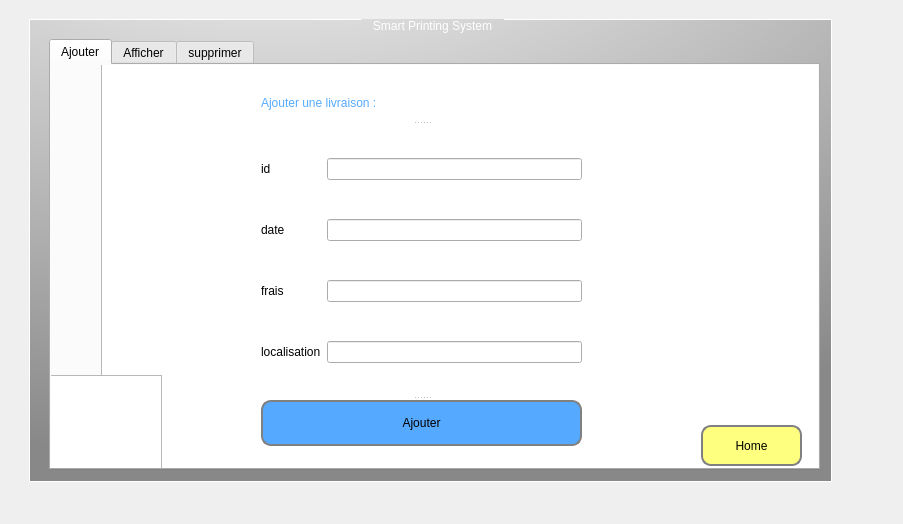
<?xml version="1.0" encoding="UTF-8"?>
<ui version="4.0">
 <class>Livreur</class>
 <widget class="QDialog" name="Livreur">
  <property name="geometry">
   <rect>
    <x>0</x>
    <y>0</y>
    <width>903</width>
    <height>524</height>
   </rect>
  </property>
  <property name="windowTitle">
   <string>Dialog</string>
  </property>
  <widget class="QStackedWidget" name="stackedWidget">
   <property name="geometry">
    <rect>
     <x>20</x>
     <y>10</y>
     <width>821</width>
     <height>481</height>
    </rect>
   </property>
   <property name="styleSheet">
    <string notr="true">
QGroupBox {
 
 background: qradialgradient(cx: 0.3, cy: -0.4, fx: 0.3, fy: -0.4, radius: 1.35, stop: 0 #fff, stop: 1 #888) ;/*background: linear-gradient(rgba(0,0,0,.5), rgba(0,0,0,.5)),url(feuille.jpg); 
    background-position: center;
    background-size: cover;
    display: flex;
    justify-content: center;
    align-items: center;
    font-family: 'Poppins', sans-serif*/
 
 color: rgb(255, 255, 255);
  border: 1px solid #ffffff;

    margin-top: 1ex; /* leave space at the top for the title */
}

QGroupBox::title {
    subcontrol-origin: margin;
    subcontrol-position: top center; /* position at the top center */
    padding: 0 10px;
    background-color: qlineargradient(x1: 0, y1: 0, x2: 0, y2: 1,
                                      stop: 0 #FF0ECE, stop: 1 #FFFFFF);
}


QPushButton {
border: 2px solid gray;
border-radius: 10px;
padding: 0 8px;
background-color:blue
}

 QPushButton:hover:!pressed{ background-color: qlineargradient(x1: 0, y1: 0, x2: 0, y2: 1,
                                      stop: 0 #FF0ECE, stop: 1 #FFFFFF); } 
QPushButton:hover { background-color: qlineargradient(x1: 0, y1: 0, x2: 0, y2: 1,
                                      stop: 0 #FF0ECE, stop: 1 #FFFFFF); }</string>
   </property>
   <property name="currentIndex">
    <number>1</number>
   </property>
   <widget class="QWidget" name="Home">
    <layout class="QHBoxLayout" name="horizontalLayout">
     <item>
      <widget class="QGroupBox" name="groupBox">
       <property name="styleSheet">
        <string notr="true">QGroupBox {
	background-image: url(:/img/img/livreur.png);
 
 background: qradialgradient(cx: 0.3, cy: -0.4, fx: 0.3, fy: -0.4, radius: 1.35, stop: 0 #fff, stop: 1 #888) ;/*background: linear-gradient(rgba(0,0,0,.5), rgba(0,0,0,.5)),url(feuille.jpg); 
    background-position: center;
    background-size: cover;
    display: flex;
    justify-content: center;
    align-items: center;
    font-family: 'Poppins', sans-serif*/
 
 color: rgb(255, 255, 255);
  border: 1px solid #ffffff;

    margin-top: 1ex; /* leave space at the top for the title */
}

QGroupBox::title {
    subcontrol-origin: margin;
    subcontrol-position: top center; /* position at the top center */
    padding: 0 10px;
    background-color: qlineargradient(x1: 0, y1: 0, x2: 0, y2: 1,
                                      stop: 0 #FF0ECE, stop: 1 #FFFFFF);
}
</string>
       </property>
       <property name="title">
        <string>Smart Printing System</string>
       </property>
       <widget class="QLabel" name="label_2">
        <property name="geometry">
         <rect>
          <x>140</x>
          <y>30</y>
          <width>431</width>
          <height>61</height>
         </rect>
        </property>
        <property name="font">
         <font>
          <family>Lucida Console</family>
          <pointsize>13</pointsize>
          <weight>75</weight>
          <bold>true</bold>
         </font>
        </property>
        <property name="text">
         <string>Bienvenue, vous êtes le livreur !!</string>
        </property>
       </widget>
       <widget class="QPushButton" name="livrButton">
        <property name="geometry">
         <rect>
          <x>310</x>
          <y>190</y>
          <width>121</width>
          <height>28</height>
         </rect>
        </property>
        <property name="text">
         <string>Livraisons</string>
        </property>
       </widget>
       <widget class="QPushButton" name="deconnecterButton">
        <property name="geometry">
         <rect>
          <x>610</x>
          <y>370</y>
          <width>121</width>
          <height>28</height>
         </rect>
        </property>
        <property name="styleSheet">
         <string notr="true">QPushButton#evilButton { background-color: red };</string>
        </property>
        <property name="text">
         <string>Déconnecter</string>
        </property>
       </widget>
      </widget>
     </item>
    </layout>
   </widget>
   <widget class="QWidget" name="livraisons">
    <layout class="QHBoxLayout" name="horizontalLayout_4">
     <item>
      <widget class="QGroupBox" name="groupBox_5">
       <property name="title">
        <string>Smart Printing System</string>
       </property>
       <widget class="QTabWidget" name="tabWidget_2">
        <property name="geometry">
         <rect>
          <x>20</x>
          <y>20</y>
          <width>771</width>
          <height>431</height>
         </rect>
        </property>
        <property name="focusPolicy">
         <enum>Qt::StrongFocus</enum>
        </property>
        <property name="styleSheet">
         <string notr="true"/>
        </property>
        <property name="currentIndex">
         <number>0</number>
        </property>
        <widget class="QWidget" name="tab_4">
         <attribute name="title">
          <string>Ajouter</string>
         </attribute>
         <widget class="QPushButton" name="homeButton_4">
          <property name="geometry">
           <rect>
            <x>650</x>
            <y>360</y>
            <width>101</width>
            <height>41</height>
           </rect>
          </property>
          <property name="styleSheet">
           <string notr="true">background-color: rgb(255, 255, 127);
</string>
          </property>
          <property name="text">
           <string>Home</string>
          </property>
         </widget>
         <widget class="QSplitter" name="splitter_3">
          <property name="geometry">
           <rect>
            <x>210</x>
            <y>20</y>
            <width>321</width>
            <height>361</height>
           </rect>
          </property>
          <property name="orientation">
           <enum>Qt::Vertical</enum>
          </property>
          <widget class="QLabel" name="label">
           <property name="maximumSize">
            <size>
             <width>16777215</width>
             <height>16777215</height>
            </size>
           </property>
           <property name="styleSheet">
            <string notr="true">color: rgb(85, 170, 255);
font: 75 12pt &quot;MS Shell Dlg 2&quot;;</string>
           </property>
           <property name="text">
            <string>Ajouter une livraison :</string>
           </property>
          </widget>
          <widget class="QWidget" name="layoutWidget">
           <layout class="QGridLayout" name="gridLayout">
            <item row="0" column="0">
             <widget class="QLabel" name="label_13">
              <property name="text">
               <string>id</string>
              </property>
             </widget>
            </item>
            <item row="0" column="1">
             <widget class="QLineEdit" name="le_id"/>
            </item>
            <item row="1" column="0">
             <widget class="QLabel" name="label_14">
              <property name="text">
               <string>date</string>
              </property>
             </widget>
            </item>
            <item row="1" column="1">
             <widget class="QLineEdit" name="la_date"/>
            </item>
            <item row="2" column="0">
             <widget class="QLabel" name="label_17">
              <property name="text">
               <string>frais</string>
              </property>
             </widget>
            </item>
            <item row="2" column="1">
             <widget class="QLineEdit" name="le_frais"/>
            </item>
            <item row="3" column="0">
             <widget class="QLabel" name="label_18">
              <property name="text">
               <string>localisation</string>
              </property>
             </widget>
            </item>
            <item row="3" column="1">
             <widget class="QLineEdit" name="l_adress"/>
            </item>
           </layout>
          </widget>
          <widget class="QPushButton" name="ajouter">
           <property name="styleSheet">
            <string notr="true">background-color: rgb(85, 170, 255);</string>
           </property>
           <property name="text">
            <string>Ajouter</string>
           </property>
          </widget>
         </widget>
         <widget class="QTextBrowser" name="textBrowser_2">
          <property name="geometry">
           <rect>
            <x>-10</x>
            <y>310</y>
            <width>121</width>
            <height>111</height>
           </rect>
          </property>
          <property name="styleSheet">
           <string notr="true">border-image: url(:/img/Projet qt/delivery.png);</string>
          </property>
         </widget>
         <widget class="QTextBrowser" name="textBrowser_5">
          <property name="geometry">
           <rect>
            <x>50</x>
            <y>-20</y>
            <width>781</width>
            <height>431</height>
           </rect>
          </property>
          <property name="styleSheet">
           <string notr="true">border-image: url(:/img/img/j.png);</string>
          </property>
         </widget>
         <zorder>textBrowser_5</zorder>
         <zorder>homeButton_4</zorder>
         <zorder>splitter_3</zorder>
         <zorder>textBrowser_2</zorder>
        </widget>
        <widget class="QWidget" name="tab_5">
         <attribute name="title">
          <string>Afficher</string>
         </attribute>
         <widget class="QTableView" name="table_livraison">
          <property name="geometry">
           <rect>
            <x>60</x>
            <y>10</y>
            <width>651</width>
            <height>211</height>
           </rect>
          </property>
         </widget>
         <widget class="QSplitter" name="splitter_2">
          <property name="geometry">
           <rect>
            <x>490</x>
            <y>230</y>
            <width>141</width>
            <height>161</height>
           </rect>
          </property>
          <property name="orientation">
           <enum>Qt::Vertical</enum>
          </property>
          <widget class="QPushButton" name="pushButton_2">
           <property name="styleSheet">
            <string notr="true">background-color: rgb(85, 170, 255);</string>
           </property>
           <property name="text">
            <string>Modifier</string>
           </property>
          </widget>
          <widget class="QPushButton" name="pushButton_11">
           <property name="styleSheet">
            <string notr="true">background-color: rgb(255, 170, 255);</string>
           </property>
           <property name="text">
            <string>rechercher</string>
           </property>
          </widget>
          <widget class="QPushButton" name="pushButton_13">
           <property name="styleSheet">
            <string notr="true">background-color: rgb(255, 255, 127);</string>
           </property>
           <property name="text">
            <string>Trier</string>
           </property>
          </widget>
         </widget>
         <widget class="QWidget" name="layoutWidget">
          <property name="geometry">
           <rect>
            <x>150</x>
            <y>220</y>
            <width>311</width>
            <height>199</height>
           </rect>
          </property>
          <layout class="QGridLayout" name="gridLayout_2">
           <item row="0" column="0">
            <widget class="QLabel" name="label_16">
             <property name="text">
              <string>id</string>
             </property>
            </widget>
           </item>
           <item row="2" column="0">
            <widget class="QLabel" name="label_19">
             <property name="text">
              <string>frais</string>
             </property>
            </widget>
           </item>
           <item row="0" column="1">
            <widget class="QLineEdit" name="le_id_2"/>
           </item>
           <item row="2" column="1">
            <widget class="QLineEdit" name="le_frais_2"/>
           </item>
           <item row="1" column="1">
            <widget class="QLineEdit" name="la_date_2"/>
           </item>
           <item row="1" column="0">
            <widget class="QLabel" name="label_15">
             <property name="text">
              <string>date</string>
             </property>
            </widget>
           </item>
           <item row="3" column="0">
            <widget class="QLabel" name="label_20">
             <property name="text">
              <string>localisation</string>
             </property>
            </widget>
           </item>
           <item row="3" column="1">
            <widget class="QLineEdit" name="l_adress_2"/>
           </item>
          </layout>
         </widget>
         <widget class="QTextBrowser" name="textBrowser_3">
          <property name="geometry">
           <rect>
            <x>-10</x>
            <y>310</y>
            <width>121</width>
            <height>111</height>
           </rect>
          </property>
          <property name="styleSheet">
           <string notr="true">border-image: url(:/img/Projet qt/delivery.png);</string>
          </property>
         </widget>
         <widget class="QTextBrowser" name="textBrowser_6">
          <property name="geometry">
           <rect>
            <x>60</x>
            <y>-30</y>
            <width>731</width>
            <height>231</height>
           </rect>
          </property>
          <property name="styleSheet">
           <string notr="true">border-image: url(:/img/img/j.png);</string>
          </property>
         </widget>
         <widget class="QTextBrowser" name="textBrowser_4">
          <property name="geometry">
           <rect>
            <x>-400</x>
            <y>10</y>
            <width>551</width>
            <height>211</height>
           </rect>
          </property>
          <property name="styleSheet">
           <string notr="true">border-image: url(:/img/img/j.png);</string>
          </property>
         </widget>
         <zorder>textBrowser_4</zorder>
         <zorder>textBrowser_6</zorder>
         <zorder>layoutWidget</zorder>
         <zorder>table_livraison</zorder>
         <zorder>splitter_2</zorder>
         <zorder>textBrowser_3</zorder>
        </widget>
        <widget class="QWidget" name="tab_6">
         <attribute name="title">
          <string>supprimer</string>
         </attribute>
         <widget class="QTextBrowser" name="textBrowser">
          <property name="geometry">
           <rect>
            <x>-10</x>
            <y>310</y>
            <width>121</width>
            <height>111</height>
           </rect>
          </property>
          <property name="styleSheet">
           <string notr="true">border-image: url(:/img/Projet qt/delivery.png);</string>
          </property>
         </widget>
         <widget class="QLineEdit" name="le_id_sup">
          <property name="geometry">
           <rect>
            <x>310</x>
            <y>150</y>
            <width>151</width>
            <height>31</height>
           </rect>
          </property>
          <property name="focusPolicy">
           <enum>Qt::StrongFocus</enum>
          </property>
         </widget>
         <widget class="QLabel" name="label_21">
          <property name="geometry">
           <rect>
            <x>310</x>
            <y>110</y>
            <width>131</width>
            <height>21</height>
           </rect>
          </property>
          <property name="styleSheet">
           <string notr="true">color: rgb(85, 0, 255);

font: 14pt &quot;MS Shell Dlg 2&quot;;</string>
          </property>
          <property name="text">
           <string>Id livraison :</string>
          </property>
         </widget>
         <widget class="QPushButton" name="supprimer">
          <property name="geometry">
           <rect>
            <x>310</x>
            <y>200</y>
            <width>151</width>
            <height>51</height>
           </rect>
          </property>
          <property name="palette">
           <palette>
            <active>
             <colorrole role="Button">
              <brush brushstyle="SolidPattern">
               <color alpha="255">
                <red>0</red>
                <green>0</green>
                <blue>255</blue>
               </color>
              </brush>
             </colorrole>
             <colorrole role="Base">
              <brush brushstyle="SolidPattern">
               <color alpha="255">
                <red>0</red>
                <green>0</green>
                <blue>255</blue>
               </color>
              </brush>
             </colorrole>
             <colorrole role="Window">
              <brush brushstyle="SolidPattern">
               <color alpha="255">
                <red>0</red>
                <green>0</green>
                <blue>255</blue>
               </color>
              </brush>
             </colorrole>
            </active>
            <inactive>
             <colorrole role="Button">
              <brush brushstyle="SolidPattern">
               <color alpha="255">
                <red>0</red>
                <green>0</green>
                <blue>255</blue>
               </color>
              </brush>
             </colorrole>
             <colorrole role="Base">
              <brush brushstyle="SolidPattern">
               <color alpha="255">
                <red>0</red>
                <green>0</green>
                <blue>255</blue>
               </color>
              </brush>
             </colorrole>
             <colorrole role="Window">
              <brush brushstyle="SolidPattern">
               <color alpha="255">
                <red>0</red>
                <green>0</green>
                <blue>255</blue>
               </color>
              </brush>
             </colorrole>
            </inactive>
            <disabled>
             <colorrole role="Button">
              <brush brushstyle="SolidPattern">
               <color alpha="255">
                <red>0</red>
                <green>0</green>
                <blue>255</blue>
               </color>
              </brush>
             </colorrole>
             <colorrole role="Base">
              <brush brushstyle="SolidPattern">
               <color alpha="255">
                <red>0</red>
                <green>0</green>
                <blue>255</blue>
               </color>
              </brush>
             </colorrole>
             <colorrole role="Window">
              <brush brushstyle="SolidPattern">
               <color alpha="255">
                <red>0</red>
                <green>0</green>
                <blue>255</blue>
               </color>
              </brush>
             </colorrole>
            </disabled>
           </palette>
          </property>
          <property name="styleSheet">
           <string notr="true"/>
          </property>
          <property name="text">
           <string>supprimer</string>
          </property>
         </widget>
         <widget class="QTextBrowser" name="textBrowser_7">
          <property name="geometry">
           <rect>
            <x>20</x>
            <y>20</y>
            <width>271</width>
            <height>192</height>
           </rect>
          </property>
          <property name="styleSheet">
           <string notr="true">border-image: url(:/img/img/BBBB.png);</string>
          </property>
         </widget>
         <widget class="QTextBrowser" name="textBrowser_8">
          <property name="geometry">
           <rect>
            <x>470</x>
            <y>190</y>
            <width>291</width>
            <height>211</height>
           </rect>
          </property>
          <property name="styleSheet">
           <string notr="true">border-image: url(:/img/img/PPPPP.png);</string>
          </property>
         </widget>
         <zorder>le_id_sup</zorder>
         <zorder>label_21</zorder>
         <zorder>supprimer</zorder>
         <zorder>textBrowser</zorder>
         <zorder>textBrowser_7</zorder>
         <zorder>textBrowser_8</zorder>
        </widget>
       </widget>
      </widget>
     </item>
    </layout>
   </widget>
  </widget>
 </widget>
 <resources/>
 <connections/>
</ui>
